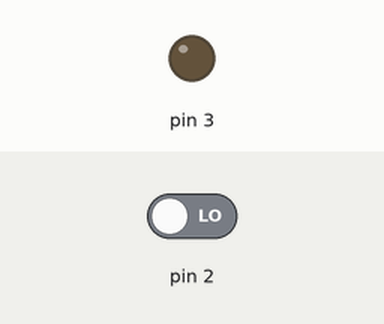
A sketch run on a simulated Arduino Uno, built with avr-gcc and run on an emulated ATmega328P. Shown: output pins drawn as LEDs (lit = HIGH). Inputs (shaded band) come from the test bench; at power-on: pin 2 LOW. What the sketch prints to the serial monitor is not drawn.

Above: at 1.2 s.
1.3 s: pin 2 driven HIGH
At 1.7 s:
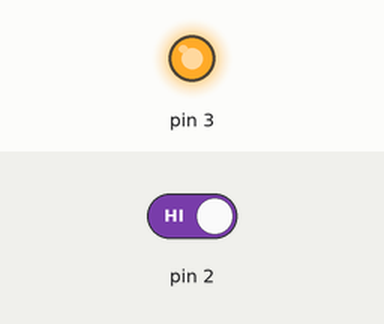
2.8 s: pin 2 driven LOW
At 4.1 s:
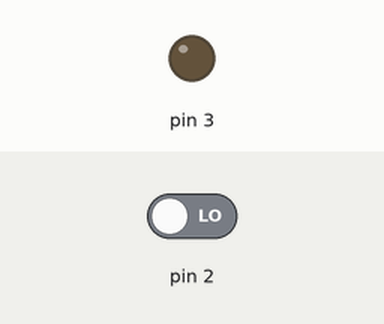
Timing chart, 0 to 5.8 s (numbered marks = the images above; inputs shaded):
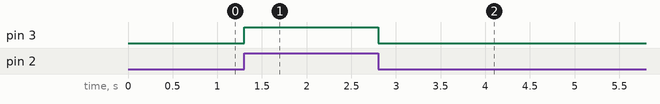

The sketch:

digital_input_and_output1.ino
```cpp
void setup()
{
  pinMode(2,INPUT);
  pinMode(3,OUTPUT);

  Serial.begin(9600);
}

void loop()
{
  boolean data = digitalRead(2);

  digitalWrite(3,data);

  Serial.println(data);
}
```

Measured:
- after the input at 1.3 s, pin 3: LOW → HIGH at once
- after the input at 2.8 s, pin 3: HIGH → LOW at once
